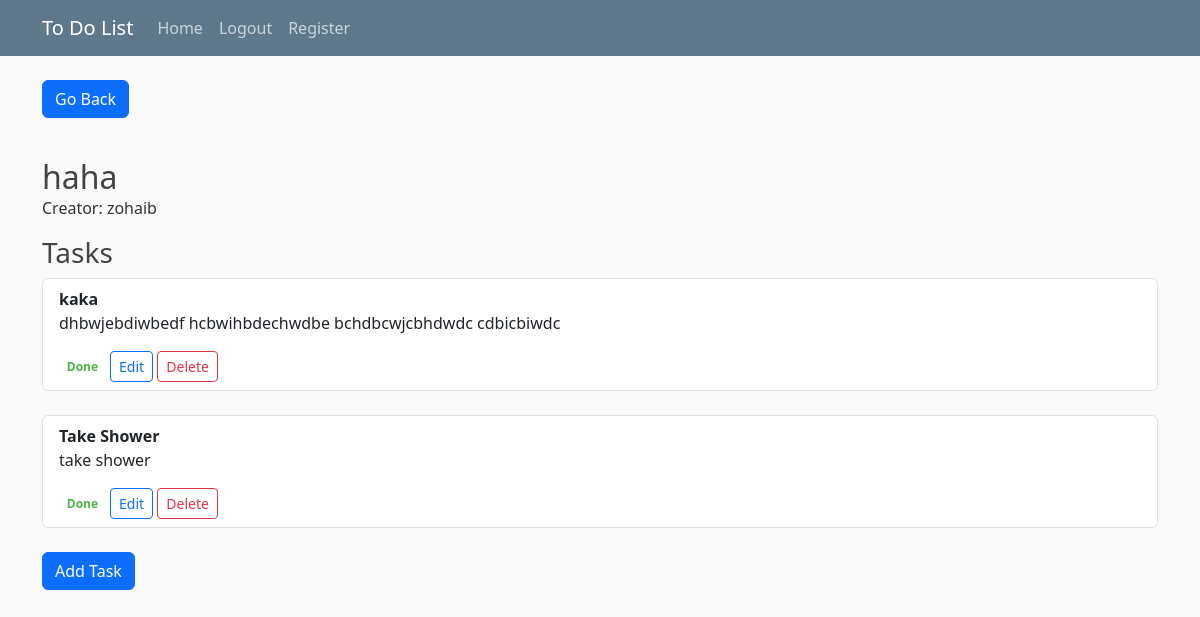
/1/ (signed in), run on the app's committed database.
### todoapp/models.py (models this page shows, shortened)
class List(models.Model):
    name = models.CharField(max_length=200)
    date_created = models.DateField(auto_now_add=True)
    complete = models.BooleanField(default=False)
    creator = models.ForeignKey(User, on_delete=models.CASCADE)

class Task(models.Model):
    title = models.CharField(max_length=500)
    objective = models.TextField()
    done = models.BooleanField(default=False)
    list = models.ForeignKey(List, on_delete=models.CASCADE)

### todoapp/views.py (the view)
# urls.py: path('<str:pk>/', getTasks, name='tasks'),
@login_required
def getTasks(request, pk):
    my_list = List.objects.get(id=pk)
    if my_list.creator == request.user:
        tasks = my_list.task_set.all()
        return render(request, 'detailed-list.html', context={'list': my_list, "tasks": tasks})
    else:
        return redirect('warning')

### todoapp/templates/detailed-list.html
{% extends 'main.html' %}
{% block content %}
{% if request.user == list.creator %}
<a href="{% url 'homepage' %}" class="btn btn-primary" style="margin-bottom:40px;">Go Back</a>
<h2 class="mb-0">{{ list.name }}</h2>
<p>Creator: {{ list.creator }}</p>
<h3>Tasks</h3>
{% for task in tasks %}
<ul class="list-group mb-4">
        <li class="list-group-item  justify-content-between align-items-center">
            <b>{{ task.title }}</b>
            <p>{{ task.objective }}</p>
            <span>
                {% if task.done %}
                   <b><span class="badge badge-success" style="color:#4BB543;">Done</span></b>
                {% else %}
                    <a href="{% url 'mark-as-complete-task' task.id %}" class="btn btn-sm btn-outline-success">Mark as Complete</a>
                {% endif %}
                <a href="{% url 'update-task' task.id %}" class="btn btn-sm btn-outline-primary">Edit</a>
                <a href="{% url 'delete-task' task.id %}" class="btn btn-sm btn-outline-danger">Delete</a>
            </span>
        </li>
</ul>
{% endfor %}
{% endif %}
<a href="{% url 'new-task' list.id %}" class="btn btn-primary">Add Task</a>
{% endblock %}

### static/styles/main.css (style rules this page uses)
body { background: #fafafa; color: #333333; margin-top: 5rem; }
h1, h2, h3, h4, h5, h6 { color: #444444; }
ul { margin: 0; }

### data on the page
List: name "haha", creator "zohaib"
Task: title "kaka", objective "dhbwjebdiwbedf hcbwihbdechwdbe bchdbcwjcbhdwdc cdbicbiwdc", done "Done"
Task: title "Take Shower", objective "take shower", done "Done"
